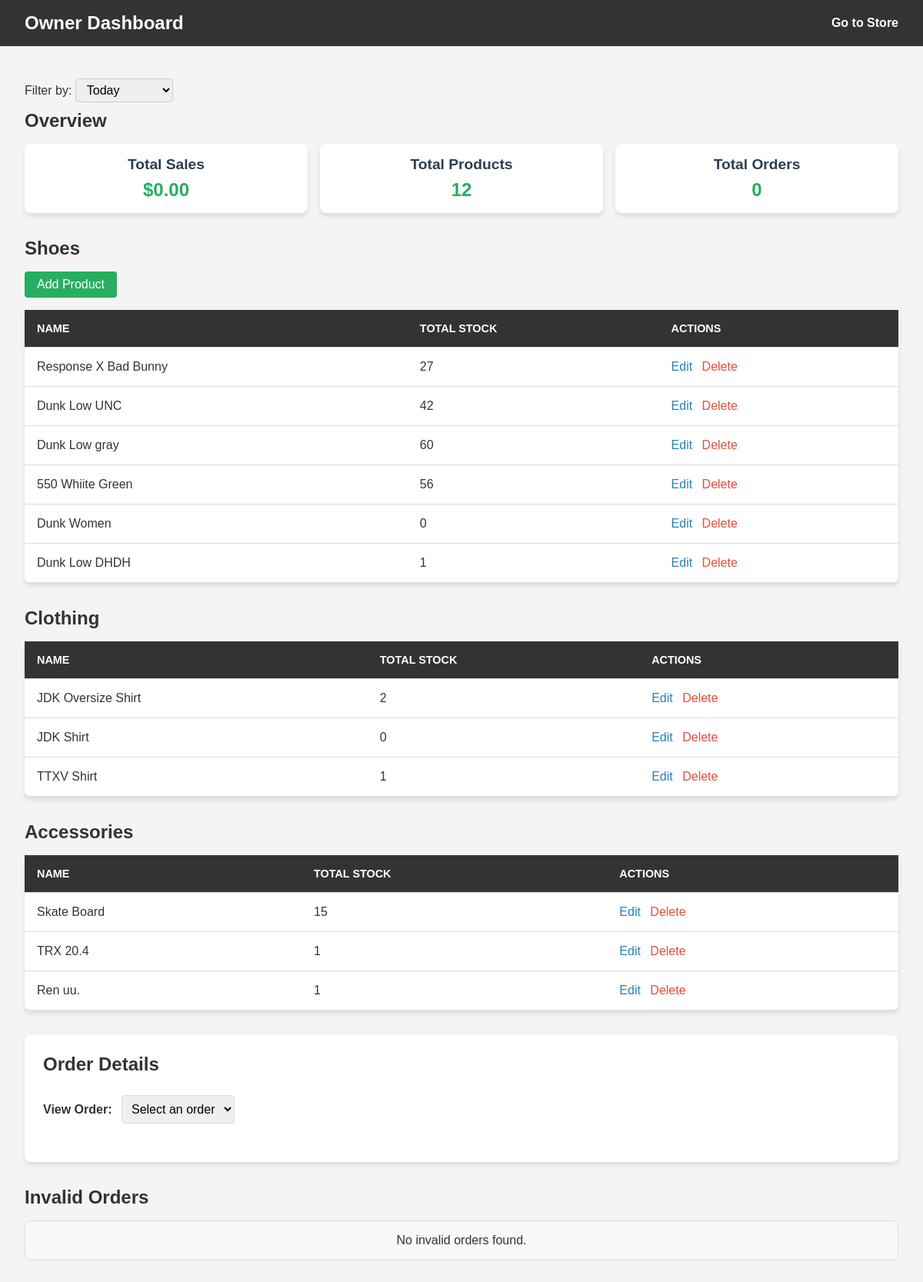
The app's page /owner-dashboard/ (signed in), older data.
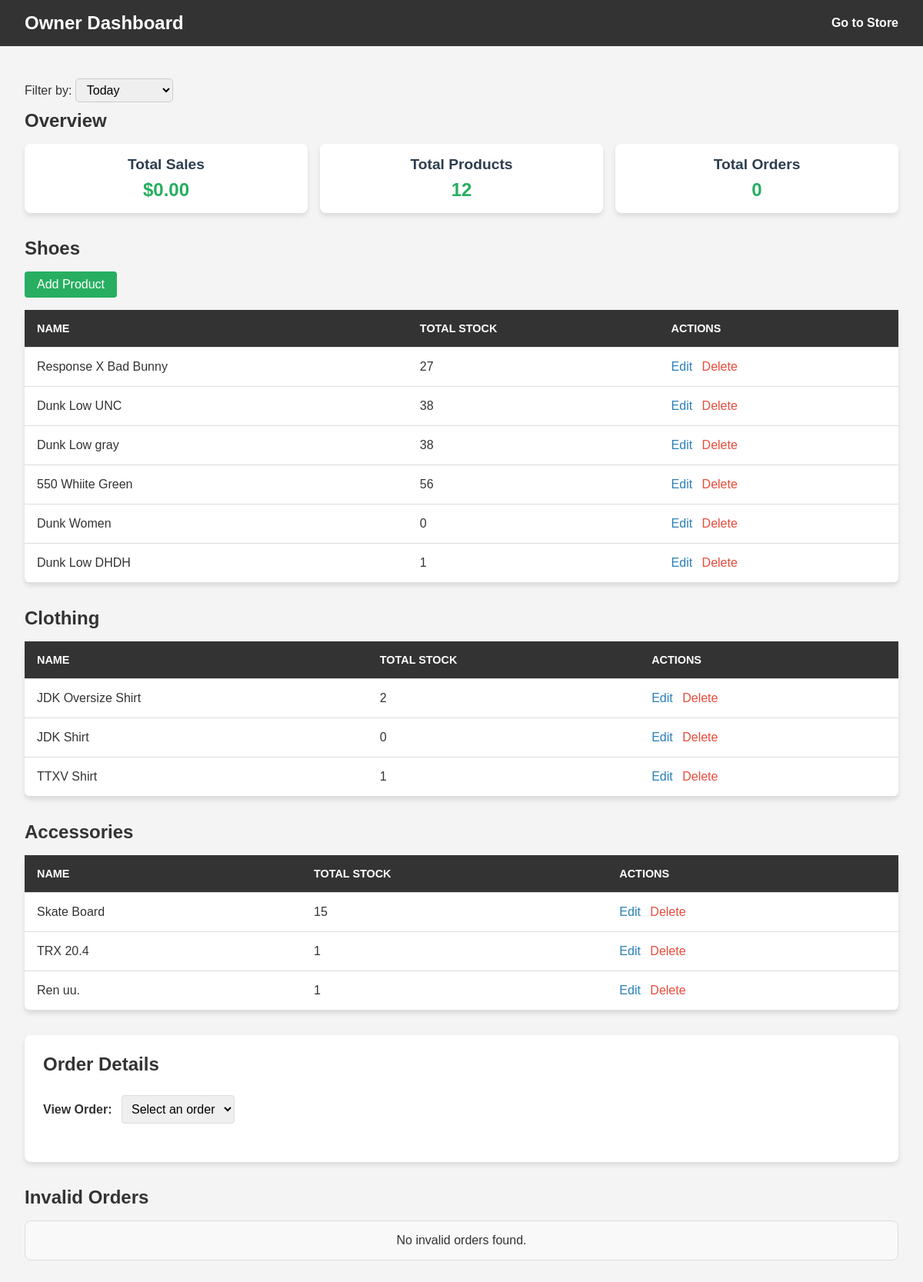
The same page, newer data.
### store/models.py (models this page shows, shortened)
class Product(models.Model):
    brand = models.CharField(max_length=255)
    name = models.CharField(max_length=255)
    image = models.ImageField(upload_to='products/')
    product_type = models.CharField(max_length=100, choices=[
        ('shoes', 'Shoes'),
        ('clothing', 'Clothing'),
        ('accessories', 'Accessories'),
    ])
    weight = models.DecimalField(max_digits=5, decimal_places=2, default=0)  # Weight in pounds
    length = models.DecimalField(max_digits=5, decimal_places=2, default=0)  # Length in inches
    width = models.DecimalField(max_digits=5, decimal_places=2, default=0)   # Width in inches
    height = models.DecimalField(max_digits=5, decimal_places=2, default=0)  # Height in inches
    @property
    def total_stock(self):
        return sum(size.stock for size in self.sizes.all())

class ProductSize(models.Model):
    product = models.ForeignKey(Product, related_name='sizes', on_delete=models.CASCADE)
    size = models.CharField(max_length=10)
    price = models.DecimalField(max_digits=10, decimal_places=2)
    stock = models.PositiveIntegerField(default=0)

### store/views.py (the view)
# urls.py: path('owner-dashboard/', views.owner_dashboard, name='owner_dashboard'),
@login_required
@user_passes_test(owner_required, login_url='index')
def owner_dashboard(request):
    shoes = Product.objects.filter(product_type='shoes')
    clothing = Product.objects.filter(product_type='clothing')
    accessories = Product.objects.filter(product_type='accessories')
    total_products = Product.objects.count()
    filter_option = request.GET.get('filter', 'current_day')  # Default to current day
    now = datetime.now()
    if filter_option == 'current_day':
        start_time = now - timedelta(days=1)
    elif filter_option == 'last_7_days':
        start_time = now - timedelta(days=7)
    elif filter_option == 'last_month':
        start_time = now - timedelta(days=30)
    else:
        start_time = None  # Default to show all records if no filter matches
    try:
        payment_intents = stripe.PaymentIntent.list(limit=100)
        filtered_payment_intents = [
            intent for intent in payment_intents['data']
            if intent['status'] == 'succeeded' and
               (start_time is None or datetime.fromtimestamp(intent['created']) >= start_time)
        ]
        total_sales = format_price(sum(
            Decimal(intent['amount_received']) / 100  # Stripe stores amounts in cents
            for intent in filtered_payment_intents
        ))
        total_orders = len(filtered_payment_intents)
        orders = [
            {
                'id': intent['id'],
                'name': intent['shipping']['name'] if intent.get('shipping') else 'N/A',
                'address': ", ".join(
                    filter(None, [
                        intent['shipping']['address']['line1'] if intent.get('shipping') else '',
                        intent['shipping']['address']['line2'] if intent.get('shipping') else '',
                        intent['shipping']['address']['city'] if intent.get('shipping') else '',
                        intent['shipping']['address']['state'] if intent.get('shipping') else '',
                        intent['shipping']['address']['postal_code'] if intent.get('shipping') else '',
                        intent['shipping']['address']['country'] if intent.get('shipping') else '',
                    ])
                ) if intent.get('shipping') else 'N/A',
                'email': intent['receipt_email'] or 'N/A',
                'amount': format_price(Decimal(intent['amount_received']) / 100),
                'date': datetime.fromtimestamp(intent['created']).strftime('%B %d, %Y at %I:%M %p'),
            }
            for intent in filtered_payment_intents
        ]
        invalid_orders = fetch_invalid_orders()
    except Exception as e:
        print(f"Error fetching Stripe data: {e}")
        total_sales = format_price(0)
        total_orders = 0
        orders = []
        invalid_orders = []
    return render(request, 'store/owner_dashboard.html', {
        'shoes': shoes,
        'clothing': clothing,
        'accessories': accessories,
        'total_sales': total_sales,
        'total_products': total_products,
        'total_orders': total_orders,
        'filter_option': filter_option,
        'orders': orders,
        'invalid_orders': invalid_orders,  # Pass invalid orders to the template
    })

### store/views.py (called while the page is built, shortened)
def owner_required(user):
    return user.groups.filter(name='Owner').exists()

def format_price(amount):
    return Decimal(amount).quantize(Decimal('0.01'), rounding=ROUND_HALF_UP)

def fetch_invalid_orders():
    stripe.api_key = settings.STRIPE_SECRET_KEY
    invalid_orders = []
    try:
        checkout_sessions = stripe.checkout.Session.list(limit=100)
        invalid_sessions = [
            session for session in checkout_sessions['data']
            if session['metadata'].get('status') == 'invalid'
        ]
    except Exception as e:
        print(f"Error fetching invalid Stripe orders: {e}")
        invalid_orders = []
    return invalid_orders

### store/templates/store/owner_dashboard.html (shortened to what this page needs)
<!DOCTYPE html>
<html lang="en">
<head>
    {% load static %}
    <link rel="stylesheet" href="{% static 'css/styles.css' %}">
</head>
<body class="dashboard-page">
    <header class="dashboard-header">
        <div class="dashboard-header__logo">
            <h1 class="dashboard-title">Owner Dashboard</h1>
        </div>
        <nav class="dashboard-header__nav">
            <a href="{% url 'index' %}" class="dashboard-nav-link">Go to Store</a>
        </nav>
    </header>
    <main class="dashboard-main">
        <div class="filter-options">
            <form method="get">
                <label for="filter">Filter by:</label>
                <select name="filter" id="filter" onchange="this.form.submit()">
                    <option value="current_day" {% if filter_option == 'current_day' %}selected{% endif %}>Today</option>
                </select>
            </form>
        </div>
        <section class="dashboard-section dashboard-overview">
            <h2 class="dashboard-section-title">Overview</h2>
            <div class="dashboard-overview-cards">
                <div class="dashboard-card">
                    <h3 class="dashboard-card-title">Total Sales</h3>
                    <p class="dashboard-card-value">${{ total_sales }}</p>
                </div>
                <div class="dashboard-card">
                    <h3 class="dashboard-card-title">Total Products</h3>
                    <p class="dashboard-card-value">{{ total_products }}</p>
                </div>
                <div class="dashboard-card">
                    <h3 class="dashboard-card-title">Total Orders</h3>
                    <p class="dashboard-card-value">{{ total_orders }}</p>
                </div>
            </div>
        </section>
        <section class="dashboard-section dashboard-products">
            <h2 class="dashboard-section-title">Shoes</h2>
            <a href="{% url 'add_product' %}" class="dashboard-add-product-btn">Add Product</a>
            <table class="dashboard-product-table">
                <thead>
                    <tr>
                        <th class="dashboard-table-header">Name</th>
                        <th class="dashboard-table-header">Total Stock</th>
                        <th class="dashboard-table-header">Actions</th>
                    </tr>
                </thead>
                <tbody>
                    {% for product in shoes %}
                    <tr>
                        <td class="dashboard-table-cell">{{ product.name }}</td>
                        <td class="dashboard-table-cell">{{ product.total_stock }}</td>
                        <td class="dashboard-table-cell">
                            <a href="{% url 'edit_product' product.id %}" class="dashboard-action-link dashboard-edit-link">Edit</a>
                            <a href="{% url 'delete_product' product.id %}" class="dashboard-action-link dashboard-delete-link">Delete</a>
                        </td>
                    </tr>
                    {% empty %}
                    <tr>
                        <td colspan="3" class="dashboard-table-cell">No shoes available.</td>
                    </tr>
                    {% endfor %}
                </tbody>
            </table>
        </section>
        <section class="dashboard-section dashboard-products">
            <h2 class="dashboard-section-title">Clothing</h2>
            <table class="dashboard-product-table">
                <thead>
                    <tr>
                        <th class="dashboard-table-header">Name</th>
                        <th class="dashboard-table-header">Total Stock</th>
                        <th class="dashboard-table-header">Actions</th>
                    </tr>
                </thead>
                <tbody>
                    {% for product in clothing %}
                    <tr>
                        <td class="dashboard-table-cell">{{ product.name }}</td>
                        <td class="dashboard-table-cell">{{ product.total_stock }}</td>
                        <td class="dashboard-table-cell">
                            <a href="{% url 'edit_product' product.id %}" class="dashboard-action-link dashboard-edit-link">Edit</a>
                            <a href="{% url 'delete_product' product.id %}" class="dashboard-action-link dashboard-delete-link">Delete</a>
                        </td>
                    </tr>
                    {% empty %}
                    <tr>
                        <td colspan="3" class="dashboard-table-cell">No clothing available.</td>
                    </tr>
                    {% endfor %}
                </tbody>
            </table>
        </section>
        <section class="dashboard-section dashboard-products">
            <h2 class="dashboard-section-title">Accessories</h2>
            <table class="dashboard-product-table">
                <thead>
                    <tr>
                        <th class="dashboard-table-header">Name</th>
                        <th class="dashboard-table-header">Total Stock</th>
                        <th class="dashboard-table-header">Actions</th>
                    </tr>
                </thead>
                <tbody>
                    {% for product in accessories %}
                    <tr>
                        <td class="dashboard-table-cell">{{ product.name }}</td>
                        <td class="dashboard-table-cell">{{ product.total_stock }}</td>
                        <td class="dashboard-table-cell">
                            <a href="{% url 'edit_product' product.id %}" class="dashboard-action-link dashboard-edit-link">Edit</a>
                            <a href="{% url 'delete_product' product.id %}" class="dashboard-action-link dashboard-delete-link">Delete</a>
                        </td>
                    </tr>
                    {% empty %}
                    <tr>
                        <td colspan="3" class="dashboard-table-cell">No accessories available.</td>
                    </tr>
                    {% endfor %}
                </tbody>
            </table>
        </section>
        <section class="dashboard-section dashboard-orders">
            <h2 class="dashboard-section-title">Order Details</h2>
            <div class="order-dropdown">
                <label for="order-select">View Order:</label>
                <select id="order-select" onchange="showOrderDetails(this.value)">
                    <option value="">Select an order</option>
                </select>
            </div>
        </section>
        <h2 class="dashboard-section-title">Invalid Orders</h2>
        {% if invalid_orders %}
        <div class="dashboard-invalid-orders">
            <table class="dashboard-invalid-orders-table">
                <thead>
                    <tr>
                        <th>Customer Name</th>
                        <th>Email</th>
                        <th>Address</th>
                        <th>Date</th>
                        <th>Error</th>
                    </tr>
                </thead>
                <tbody>
                    {% for order in invalid_orders %}
                        <tr>
                            <td>{{ order.name }}</td>
                            <td>{{ order.email }}</td>
                            <td>{{ order.address }}</td>
                            <td>{{ order.date }}</td>
                            <td>{{ order.error_message }}</td>
                        </tr>
                    {% endfor %}
                </tbody>
            </table>
        </div>
        {% else %}
            <p class="dashboard-no-invalid-orders">No invalid orders found.</p>
        {% endif %}
    </main>
</body>
</html>

### static/css/styles.css (style rules this page uses)
:root { --header-height: 3.5rem; --black-color: hsl(0, 0%, 5%); --black-color-light: hsl(0, 0%, 70%); --white-color: hsl(0, 0%, 100%); --title-color: hsl(0, 0%, 5%); --text-color: hsl(0, 0%, 55%); --body-color: hsl(0, 0%, 96%); --body-font: "Poppins", sans-serif; --second-font: "Syncopate", sans-serif; --biggest-font-size: 2.5rem; --h2-font-size: 1.25rem; --normal-font-size: .938rem; --small-font-size: .813rem; --font-regular: 400; --font-bold: 700; --z-tooltip: 10; --z-fixed: 100; }
@media screen and (min-width: 1152px) { :root { --biggest-font-size: 4.5rem; --h2-font-size: 1.5rem; --normal-font-size: 1rem; --small-font-size: .875rem; } }
* { box-sizing: border-box; padding: 0; margin: 0; }
body { font-family: var(--body-font); font-size: var(--normal-font-size); background-color: var(--body-color); color: var(--text-color); }
html { scroll-behavior: smooth; }
a { text-decoration: none; }
select { padding: 5px 10px; margin: 10px 0; border-radius: 5px; border: 1px solid #ccc; font-size: 1rem; }
.dashboard-page { font-family: Arial, sans-serif; margin: 0; padding: 0; background-color: #f4f4f4; color: #333; }
.dashboard-header { background-color: #333333; padding: 1rem 2rem; display: flex; justify-content: space-between; align-items: center; color: white; }
.dashboard-header__logo .dashboard-title { font-size: 1.5rem; margin: 0; }
.dashboard-header__nav .dashboard-nav-link { color: #fff; text-decoration: none; font-weight: bold; }
.dashboard-main { padding: 2rem; }
.dashboard-section { margin-bottom: 2rem; }
.dashboard-section-title { font-size: 1.5rem; margin-bottom: 1rem; color: #333333; }
.dashboard-overview-cards { display: flex; gap: 1rem; }
.dashboard-card { background-color: #ffffff; border-radius: 8px; padding: 1rem; text-align: center; box-shadow: 0 4px 6px rgba(0, 0, 0, 0.1); flex: 1; }
.dashboard-card-title { font-size: 1.2rem; color: #2c3e50; margin-bottom: 0.5rem; }
.dashboard-card-value { font-size: 1.5rem; font-weight: bold; color: #27ae60; }
.dashboard-add-product-btn { display: inline-block; margin-bottom: 1rem; padding: 0.5rem 1rem; background-color: #27ae60; color: white; border-radius: 4px; text-decoration: none; font-size: 1rem; text-align: center; }
.dashboard-product-table { width: 100%; border-collapse: collapse; background-color: white; border-radius: 8px; box-shadow: 0 4px 6px rgba(0, 0, 0, 0.1); }
.dashboard-product-table th, .dashboard-product-table td { padding: 1rem; text-align: left; border-bottom: 1px solid #ddd; }
.dashboard-table-header { background-color: #333333; color: white; text-transform: uppercase; font-size: 0.9rem; }
.dashboard-action-link { color: #2980b9; text-decoration: none; margin-right: 0.5rem; }
.dashboard-delete-link { color: #e74c3c; }
.dashboard-orders { background-color: #ffffff; border-radius: 8px; padding: 1.5rem; box-shadow: 0 4px 6px rgba(0, 0, 0, 0.1); }
.order-dropdown { margin-bottom: 1rem; }
.order-dropdown label { font-weight: bold; color: #333333; margin-right: 0.5rem; }
.order-dropdown select { padding: 0.5rem; border-radius: 4px; border: 1px solid #ddd; font-size: 1rem; }
.dashboard-no-invalid-orders { font-size: 1rem; color: #333333; text-align: center; padding: 1rem; border: 1px solid #ddd; border-radius: 8px; background-color: #f9f9f9; }

Row changes from the older to the newer data that the page shows:
changed through a linked row, Product "Dunk Low UNC": total_stock "42" → "38"
changed through a linked row, Product "Dunk Low gray": total_stock "60" → "38"
